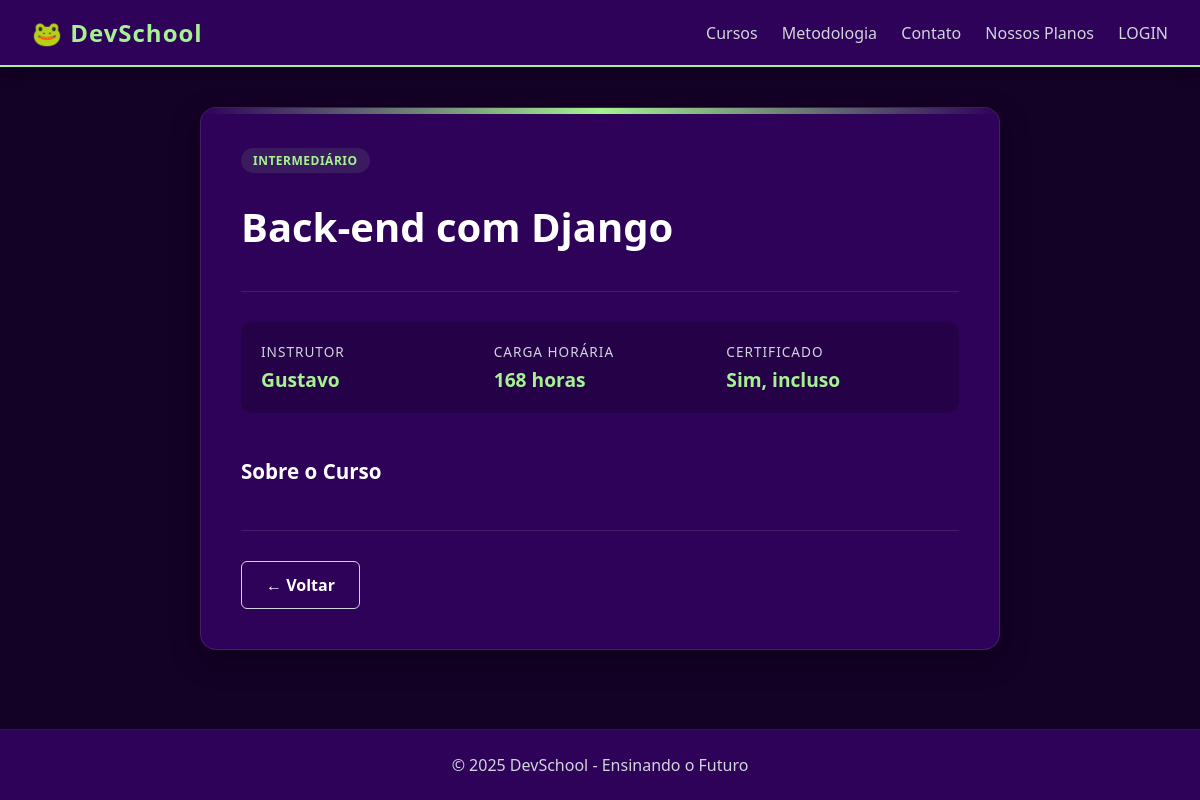
The app's page /curso/1/ with its own data.
### app/models.py (models this page shows, shortened)
class Curso(models.Model):
    nome = models.CharField(max_length=200)
    instrutor = models.CharField(max_length=100)
    carga_horaria = models.IntegerField()
    NIVEL_CHOICES = [
        ('Iniciante', 'Iniciante'),
        ('Intermediário', 'Intermediário'),
        ('Avançado', 'Avançado'),
    ]
    nivel = models.CharField(max_length=50, choices=NIVEL_CHOICES, default='Iniciante')
    descricao = models.CharField(max_length=1000, default ='')

### app/views.py (the view)
# urls.py: path('curso/<int:pk>/', views.curso_detalhe_view, name='curso_detalhe'),
def curso_detalhe_view(request, pk):
    curso = get_object_or_404(Curso, pk=pk)
    return render(request, 'curso_detalhe.html', {'curso': curso})

### app/templates/curso_detalhe.html (shortened to what this page needs)
{% extends 'base.html' %}
{% block conteudo %}
  <div class="detail-wrapper">
    <div class="detail-card">
      <div class="detail-header">
        <span class="badge-level">{{ curso.nivel }}</span>
        <h1 class="detail-title">{{ curso.nome }}</h1>
      </div>
      <div class="detail-stats">
        <div class="stat-item">
            <label>Instrutor</label>
            <span>{{ curso.instrutor }}</span>
        </div>
        <div class="stat-item">
            <label>Carga Horária</label>
            <span>{{ curso.carga_horaria }} horas</span>
        </div>
        <div class="stat-item">
            <label>Certificado</label>
            <span>Sim, incluso</span>
        </div>
      </div>
      <div class="detail-description">
        <h3 style="color: var(--text-main); margin-bottom: 15px;">Sobre o Curso</h3>
      </div>
      <div class="detail-actions" style="justify-content: space-between; align-items: center;">
        <div>
            <a href="/" class="btn btn-outline" style="text-decoration: none;">
                ← Voltar
            </a>
        </div>
      </div>
    </div>
  </div>
{% endblock %}

### app/static/style.css (style rules this page uses)
:root { --background-color: #140126; --primary-surface: #2E0259; --accent-color: #A6F291; --contrast-text: #022601; --text-main: #ffffff; --text-secondary: #d1d5db; }
* { margin: 0; padding: 0; box-sizing: border-box; }
body { font-family: 'Segoe UI', Tahoma, Geneva, Verdana, sans-serif; background-color: var(--background-color); color: var(--text-main); display: flex; flex-direction: column; min-height: 100vh; }
h1, h3 { color: var(--text-main); margin-bottom: 20px; }
label { color: var(--text-secondary); font-weight: 500; font-size: 0.95rem; }
.btn { padding: 12px 24px; border-radius: 6px; font-weight: bold; font-size: 1rem; cursor: pointer; border: none; transition: transform 0.2s, opacity 0.2s; display: inline-block; text-align: center; }
.btn-outline { background: transparent; border: 1px solid var(--text-secondary); color: var(--text-main); }
.badge-level { display: inline-block; background-color: rgba(166, 242, 145, 0.1); color: var(--accent-color); font-size: 0.75rem; font-weight: bold; padding: 4px 12px; border-radius: 20px; text-transform: uppercase; letter-spacing: 0.5px; margin-bottom: 15px; }
.detail-wrapper { max-width: 800px; margin: 40px auto; }
.detail-card { background-color: var(--primary-surface); border: 1px solid rgba(255, 255, 255, 0.1); border-radius: 16px; padding: 40px; box-shadow: 0 10px 30px rgba(0, 0, 0, 0.3); position: relative; overflow: hidden; }
.detail-card::before { content: ''; position: absolute; top: 0; left: 0; width: 100%; height: 6px; background: linear-gradient(90deg, var(--primary-surface), var(--accent-color), var(--primary-surface)); }
.detail-header { margin-bottom: 30px; border-bottom: 1px solid rgba(255, 255, 255, 0.1); padding-bottom: 20px; }
.detail-title { color: var(--text-main); font-size: 2.5rem; margin-top: 15px; line-height: 1.2; }
.detail-stats { display: grid; grid-template-columns: repeat(auto-fit, minmax(200px, 1fr)); gap: 20px; margin-bottom: 40px; background-color: rgba(0, 0, 0, 0.2); padding: 20px; border-radius: 12px; }
.stat-item label { display: block; color: var(--text-secondary); font-size: 0.85rem; text-transform: uppercase; letter-spacing: 1px; margin-bottom: 5px; }
.stat-item span { color: var(--accent-color); font-size: 1.2rem; font-weight: bold; }
.detail-description { color: var(--text-secondary); font-size: 1.1rem; line-height: 1.8; margin-bottom: 40px; }
.detail-description h3 { color: var(--text-main); margin-top: 20px; }
.detail-actions { display: flex; gap: 15px; border-top: 1px solid rgba(255, 255, 255, 0.1); padding-top: 30px; }
:root { --danger-color: #ef4444; --danger-hover: #dc2626; }

### records on screen
Curso: nivel "INTERMEDIÁRIO", nome "Back-end com Django", instrutor "Gustavo", carga_horaria "168"
